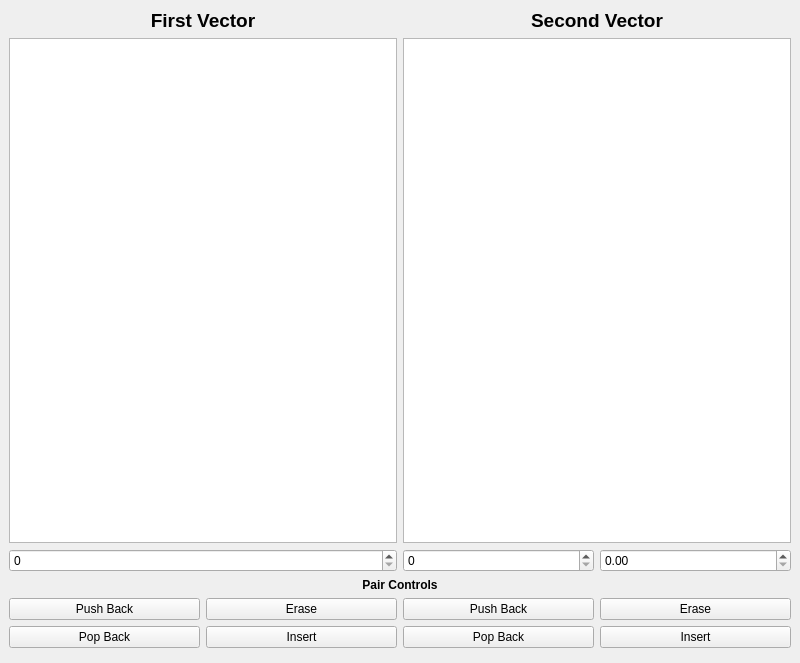
<?xml version="1.0" encoding="UTF-8"?>
<ui version="4.0">
 <class>MainWindow</class>
 <widget class="QMainWindow" name="MainWindow">
  <property name="geometry">
   <rect>
    <x>0</x>
    <y>0</y>
    <width>800</width>
    <height>663</height>
   </rect>
  </property>
  <property name="windowTitle">
   <string>MainWindow</string>
  </property>
  <widget class="QWidget" name="centralwidget">
   <layout class="QVBoxLayout" name="verticalLayout_4">
    <item>
     <layout class="QHBoxLayout" name="horizontalLayout_2">
      <item>
       <layout class="QVBoxLayout" name="verticalLayout_1">
        <item>
         <widget class="QLabel" name="label">
          <property name="font">
           <font>
            <pointsize>14</pointsize>
            <weight>75</weight>
            <bold>true</bold>
           </font>
          </property>
          <property name="text">
           <string>First Vector</string>
          </property>
          <property name="alignment">
           <set>Qt::AlignCenter</set>
          </property>
         </widget>
        </item>
        <item>
         <widget class="QTableWidget" name="table_1">
          <property name="sizePolicy">
           <sizepolicy hsizetype="Minimum" vsizetype="Expanding">
            <horstretch>0</horstretch>
            <verstretch>0</verstretch>
           </sizepolicy>
          </property>
         </widget>
        </item>
        <item>
         <layout class="QGridLayout" name="gridLayout">
          <item row="0" column="0" colspan="2">
           <widget class="QSpinBox" name="spinBox1"/>
          </item>
         </layout>
        </item>
       </layout>
      </item>
      <item>
       <layout class="QVBoxLayout" name="verticalLayout_2">
        <item>
         <widget class="QLabel" name="label_2">
          <property name="font">
           <font>
            <pointsize>14</pointsize>
            <weight>75</weight>
            <bold>true</bold>
           </font>
          </property>
          <property name="text">
           <string>Second Vector</string>
          </property>
          <property name="alignment">
           <set>Qt::AlignCenter</set>
          </property>
         </widget>
        </item>
        <item>
         <widget class="QTableWidget" name="table_2">
          <property name="sizePolicy">
           <sizepolicy hsizetype="Minimum" vsizetype="Expanding">
            <horstretch>0</horstretch>
            <verstretch>0</verstretch>
           </sizepolicy>
          </property>
         </widget>
        </item>
        <item>
         <layout class="QGridLayout" name="gridLayout_2">
          <item row="0" column="0">
           <widget class="QSpinBox" name="spinBox2_int"/>
          </item>
          <item row="0" column="1">
           <widget class="QDoubleSpinBox" name="spinBox2_double"/>
          </item>
         </layout>
        </item>
       </layout>
      </item>
     </layout>
    </item>
    <item>
     <layout class="QGridLayout" name="gridLayout_3">
      <item row="2" column="1">
       <widget class="QPushButton" name="insertBtn1">
        <property name="text">
         <string>Insert</string>
        </property>
       </widget>
      </item>
      <item row="1" column="3">
       <widget class="QPushButton" name="eraseBtn2">
        <property name="text">
         <string>Erase</string>
        </property>
       </widget>
      </item>
      <item row="2" column="0">
       <widget class="QPushButton" name="popBackBtn1">
        <property name="text">
         <string>Pop Back</string>
        </property>
       </widget>
      </item>
      <item row="2" column="2">
       <widget class="QPushButton" name="popBackBtn2">
        <property name="text">
         <string>Pop Back</string>
        </property>
       </widget>
      </item>
      <item row="1" column="2">
       <widget class="QPushButton" name="pushBackBtn2">
        <property name="text">
         <string>Push Back</string>
        </property>
       </widget>
      </item>
      <item row="1" column="1">
       <widget class="QPushButton" name="eraseBtn1">
        <property name="text">
         <string>Erase</string>
        </property>
       </widget>
      </item>
      <item row="1" column="0">
       <widget class="QPushButton" name="pushBackBtn1">
        <property name="text">
         <string>Push Back</string>
        </property>
       </widget>
      </item>
      <item row="0" column="0" colspan="4">
       <widget class="QLabel" name="label_3">
        <property name="font">
         <font>
          <weight>75</weight>
          <bold>true</bold>
         </font>
        </property>
        <property name="text">
         <string>Pair Controls</string>
        </property>
        <property name="alignment">
         <set>Qt::AlignCenter</set>
        </property>
       </widget>
      </item>
      <item row="2" column="3">
       <widget class="QPushButton" name="insertBtn2">
        <property name="text">
         <string>Insert</string>
        </property>
       </widget>
      </item>
     </layout>
    </item>
    <item>
     <widget class="Line" name="line">
      <property name="orientation">
       <enum>Qt::Vertical</enum>
      </property>
     </widget>
    </item>
   </layout>
  </widget>
 </widget>
 <resources/>
 <connections/>
</ui>
